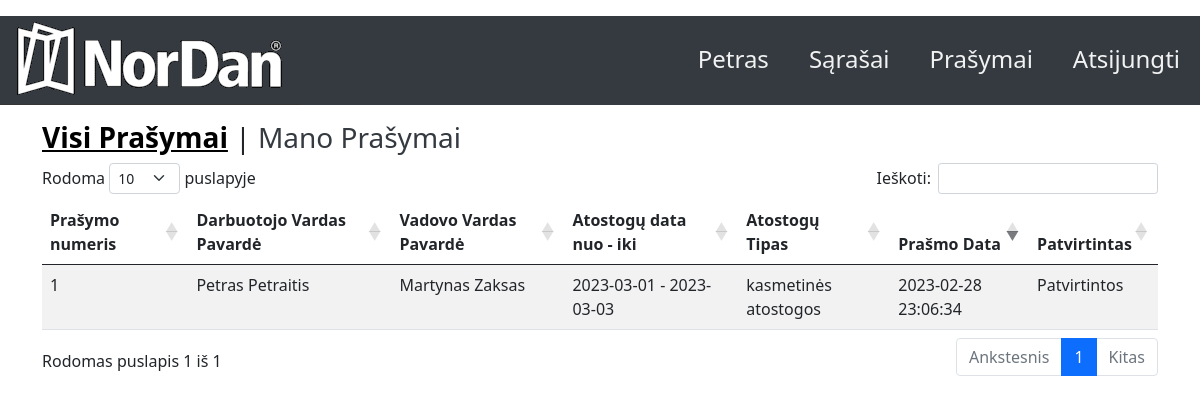
The page /dashboard (signed in) on the database its author committed.
### app.py (models this page shows, shortened)
class User(db.Model, UserMixin):  # type: ignore
    __tablename__ = "user"
    id = db.Column(db.Integer, primary_key=True)
    name = db.Column(db.String(25), nullable=False)
    surname = db.Column(db.String(25), nullable=False)
    email = db.Column(db.String(25), nullable=False, unique=True)
    department = db.Column(db.String(60), nullable=False)
    password = db.Column(db.String(254), nullable=False)
    pavaldinys = db.Column(db.Integer, nullable=False)
    admin = db.Column(db.Boolean, nullable=False)
    vadovas = db.Column(db.Boolean, nullable=False)
    vacations = db.relationship('Vacations', backref='user')

class Vacations(db.Model, UserMixin):
    __tablename__ = "vacations"
    id = db.Column(db.Integer, primary_key=True)
    user_id = db.Column(db.Integer, db.ForeignKey('user.id'))
    name = db.Column(db.String(60), nullable=False)
    surname = db.Column(db.String(60), nullable=False)
    mid = db.Column(db.Integer)
    mname = db.Column(db.String(60), nullable=False)
    msurname = db.Column(db.String(60), nullable=False)
    datefrom = db.Column(db.Date, nullable=False)
    dateto = db.Column(db.Date, nullable=False)
    approved = db.Column(db.Boolean, db.ForeignKey('typeapprove.appruvetype'))
    type = db.Column(db.Integer, db.ForeignKey('typevacation.id'))
    creation_date = db.Column(db.DateTime)
    status_date = db.Column(db.DateTime)

class TypeVacation(db.Model):
    __tablename__ = "typevacation"
    id = db.Column(db.Integer, primary_key=True)
    title = db.Column(db.String(250), nullable=False)
    description = db.Column(db.String(250), nullable=False)
    vacations = db.relationship('Vacations', backref='typevacation')

class TypeApprove(db.Model):
    __tablename__ = "typeapprove"
    id = db.Column(db.Integer, primary_key=True)
    appruvetype =  db.Column(db.Boolean)
    title = db.Column(db.String(250), nullable=False)
    description = db.Column(db.String(250), nullable=False)
    vacations = db.relationship('Vacations', backref='typeapprove')

### app.py (the view)
@app.route('/dashboard')
@login_required
def dashboard():
    try:
        all_vacations = Vacations.query.all()
    except:
        all_vacations = []
    return render_template('dashboard.html', all_vacations=all_vacations)

### app.py (called while the page is built)
@login_manager.user_loader
def load_user(id):
    return User.query.get(int(id))

### templates/dashboard.html (shortened to what this page needs)
{% extends "base.html" %}
{% block content %}
    <h3 class="title"><b>Visi Prašymai</b><a> | </a><a href="{{url_for('my_vacations')}}">Mano Prašymai</a>
    </h3>
<table id="data" class="table table-striped">
    <thead>
  <tr>
    <th>Prašymo numeris</th>
    <th>Darbuotojo Vardas Pavardė</th>
    <th>Vadovo Vardas Pavardė</th>
    <th>Atostogų data nuo - iki</th>
    <th>Atostogų Tipas</th>
    <th>Prašmo Data</th>
    <th>Patvirtintas</th>
  </tr>
  </thead>
  <tbody>
   {% if all_vacations %}
{% for vacation in all_vacations %}
  <tr>
    <td>{{vacation.id}}</td>
    <td>{{vacation.name}} {{vacation.surname}}</td>
    <td>{{vacation.mname}} {{vacation.msurname}}</td>
    <td>{{vacation.datefrom}} - {{vacation.dateto}}</td>
    <td>{{vacation.typevacation.title}}</td>
    <td>{{vacation.creation_date.strftime('%Y-%m-%d %H:%M:%S')}}</td>
    <td>{{vacation.typeapprove.title}}</td>
  </tr>
  {% endfor %}
{% endif %}
</tbody>
</table>
{% endblock %}

### templates/top.html (shortened to what this page needs)
<head>
    <link rel="stylesheet" href="{{ url_for('static', filename='css/style.css') }}">
</head>
<header>
    <div class="topnav app">
        {% if current_user.is_authenticated %}
        <a class="split menu"  href="{{url_for('logout')}}">Atsijungti</a>
        <a class="split menu" href="{{url_for('vacation_request')}}">Prašymai</a>
        <a class="split menu" href="{{url_for('dashboard')}}">Sąrašai</a>
        <a class="split menu" href="{{url_for('account')}}">{{ current_user.name }}</a>
        {% else %}
        <a class="split menu" href="{{url_for('register')}}">Registruotis</a>
        <a class="split menu" href="{{url_for('login')}}">Prisijungti</a>
        <a class="split menu" href="{{url_for('reset_password')}}">Atkurti Paskyrą</a>
        {% endif %}
        <img class="img" class="split" src="{{ url_for('static', filename='logo/logo_gr_300x89.png') }}" alt="">
    </div>
</header>

### static/css/style.css (style rules this page uses)
.topnav { overflow: hidden; max-height: 89px; background-color: rgb(52,58,64); min-height: 89px; width: 100%; }
.topnav a { float: left; color: #f2f2f2; text-align: center; padding: 25px 20px; text-decoration: none; font-size: 24px; min-height: 89px; }
.dropdown, .split { background-color: rgb(52,58,64); max-height: 89px; }
.topnav a.split, select.split { float: right; }
.title { align-self: center; flex-direction:column; }
.title b { color: black; background-color: transparent; text-decoration: underline; }
.title a:link { color: rgb(52,58,64); background-color: transparent; text-decoration: none; }

### rows shown on the page
User: name "Petras"
Vacations: id "1", name "Petras", surname "Petraitis", mname "Martynas", msurname "Zaksas", datefrom "2023-03-01", dateto "2023-03-03", typevacation "kasmetinės atostogos", creation_date "2023-02-28 23:06:34", typeapprove "Patvirtintos"
